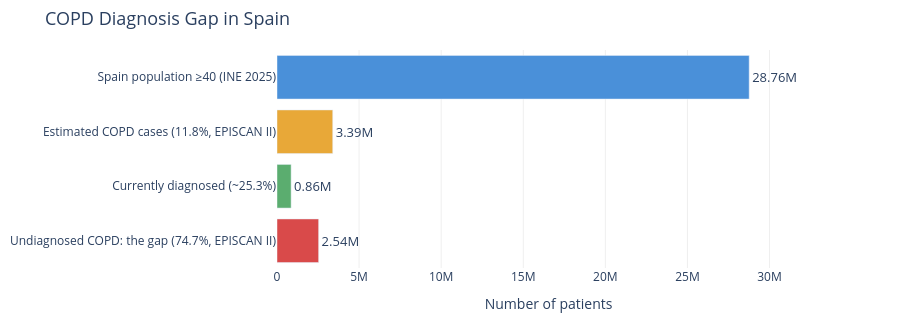

This figure's notebook cell:
### Markdown cell above
---
## Section 1: The Diagnosis Gap in Spain

Starting point: how large is the problem the tool is trying to solve?

*Sources: INE Table 68520 (2025); EPISCAN II, Soriano JB et al., Arch Bronconeumol 2021.*

### Code cell
funnel_data = {
    'Stage': [
        'Spain population ≥40 (INE 2025)',
        'Estimated COPD cases (11.8%, EPISCAN II)',
        'Currently diagnosed (~25.3%)',
        'Undiagnosed COPD: the gap (74.7%, EPISCAN II)',
    ],
    'Patients': [
        p['pop_40_plus'],
        copd_total,
        copd_diagnosed,
        copd_undiagnosed,
    ],
    'Color': ['#4A90D9', '#E8A838', '#5BAD6F', '#D94A4A']
}

df_funnel = pd.DataFrame(funnel_data)

fig1 = go.Figure(go.Bar(
    x=df_funnel['Patients'],
    y=df_funnel['Stage'],
    orientation='h',
    marker_color=df_funnel['Color'],
    text=[f'{v/1e6:.2f}M' for v in df_funnel['Patients']],
    textposition='outside',
    textfont=dict(size=13),
))

fig1.update_layout(
    title=dict(text='COPD Diagnosis Gap in Spain', font=dict(size=18)),
    xaxis_title='Number of patients',
    yaxis=dict(autorange='reversed', tickfont=dict(size=12)),
    xaxis=dict(range=[0, p['pop_40_plus'] * 1.15]),
    height=320,
    margin=dict(l=10, r=80, t=50, b=40),
    plot_bgcolor='white',
    paper_bgcolor='white',
)
fig1.update_xaxes(showgrid=True, gridcolor='#EFEFEF')
fig1.show()

### Figure 1 — Plotly figure (JSON) as saved in the notebook; plotly's stock layout.template omitted (floating-point values rounded to 4 significant figures)
{"data": [{"marker": {"color": ["#4A90D9", "#E8A838", "#5BAD6F", "#D94A4A"]}, "orientation": "h", "text": ["28.76M", "3.39M", "0.86M", "2.54M"], "textfont": {"size": 13}, "textposition": "outside", "type": "bar", "x": [28760000.0, 3394000.0, 858600.0, 2535000.0], "y": ["Spain population ≥40 (INE 2025)", "Estimated COPD cases (11.8%, EPISCAN II)", "Currently diagnosed (~25.3%)", "Undiagnosed COPD: the gap (74.7%, EPISCAN II)"]}], "layout": {"height": 320, "margin": {"b": 40, "l": 10, "r": 80, "t": 50}, "paper_bgcolor": "white", "plot_bgcolor": "white", "title": {"font": {"size": 18}, "text": "COPD Diagnosis Gap in Spain"}, "xaxis": {"gridcolor": "#EFEFEF", "range": [0, 33070000.0], "showgrid": true, "title": {"text": "Number of patients"}}, "yaxis": {"autorange": "reversed", "tickfont": {"size": 12}}}}
